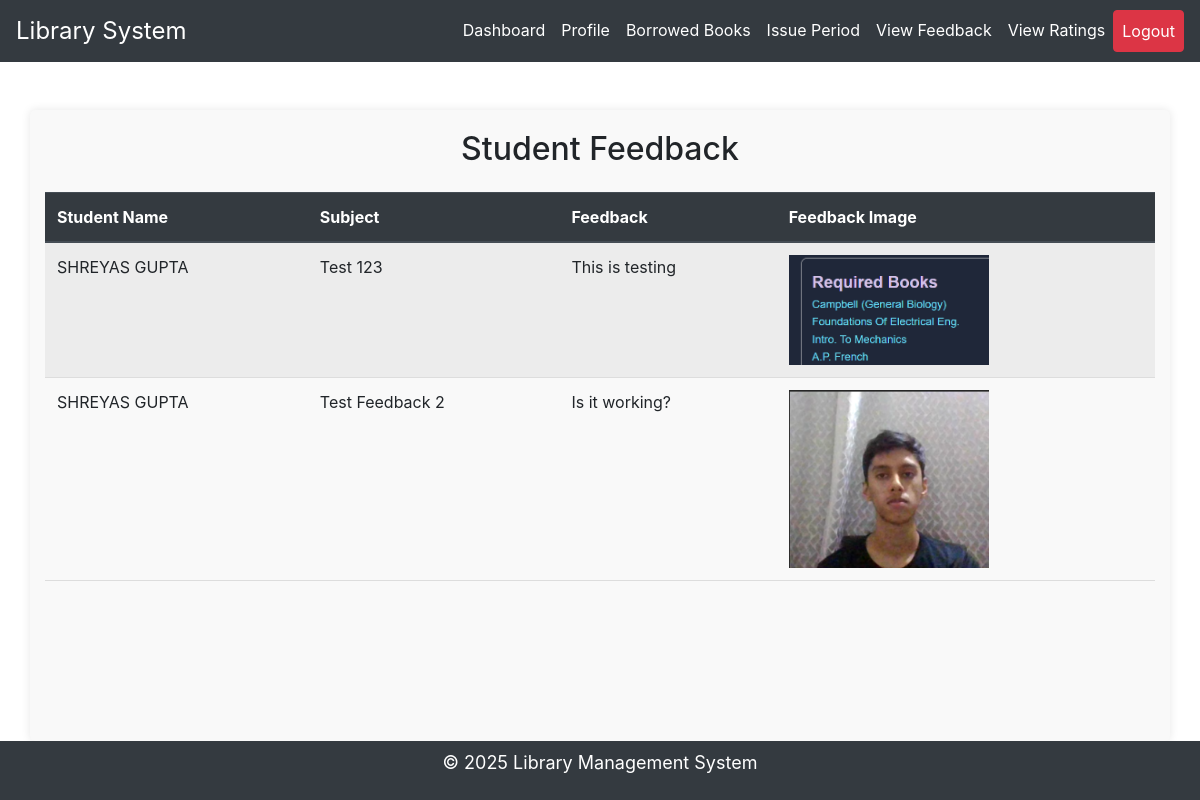
The app's page /view_feedback/ (signed in), older data.
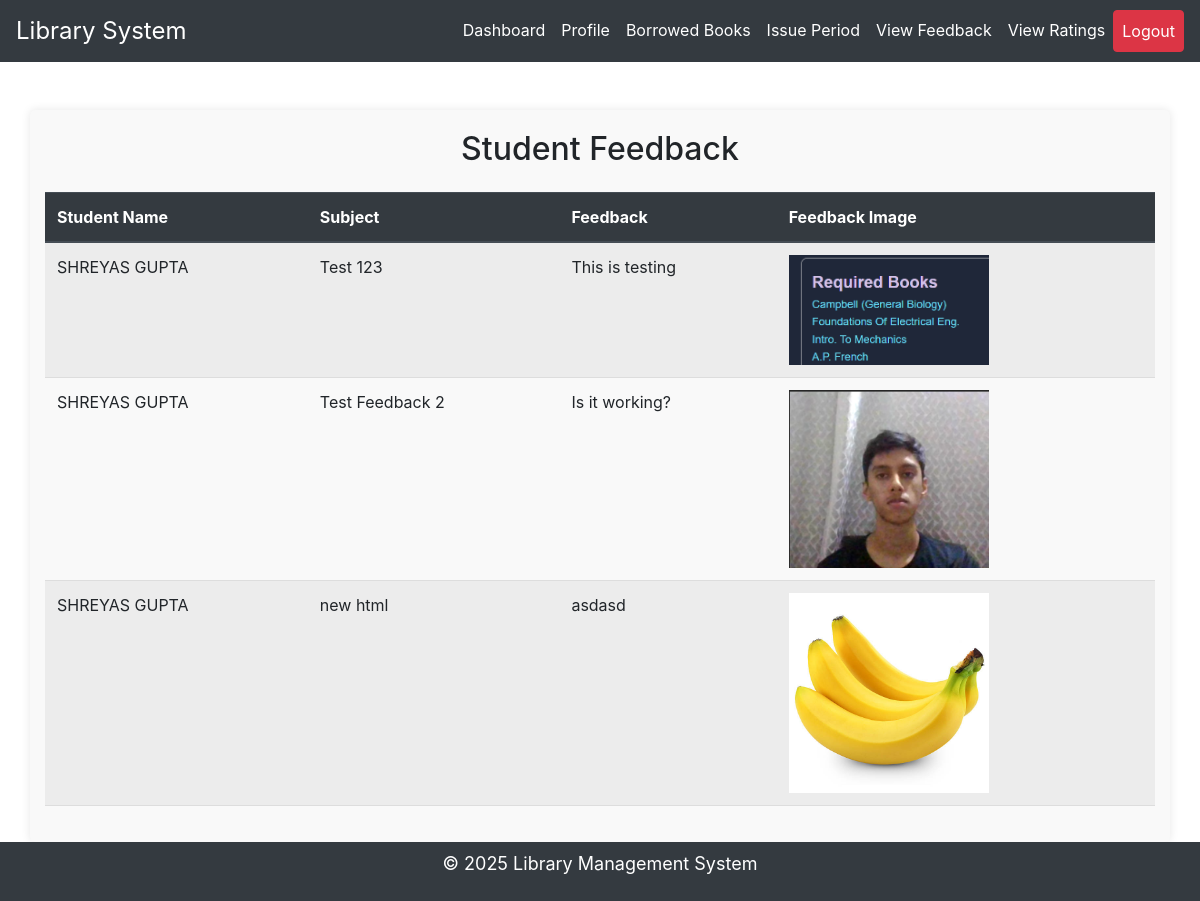
The same page, newer data.
### lib/models.py (models this page shows, shortened)
class Feedback(models.Model):
    student = models.ForeignKey(User, on_delete=models.CASCADE)
    subject = models.CharField(max_length=255)
    body = models.TextField()
    image = models.ImageField(upload_to='feedback_images/', blank=True, null=True)
    created_at = models.DateTimeField(auto_now_add=True)

### lib/views.py (the view)
# urls.py: path('view_feedback/', views.view_feedback, name='view_feedback'),
@staff_member_required
def view_feedback(request):
    feedbacks = Feedback.objects.all()
    return render(request, 'lib/view_feedback.html', {'feedbacks': feedbacks})

### lib/templates/lib/view_feedback.html (shortened to what this page needs)
{% load static %}
<!DOCTYPE html>
<html lang="en">
<head>
    <link rel="stylesheet" href="{% static 'css/styles.css' %}">
    <link href="https://stackpath.bootstrapcdn.com/bootstrap/4.5.2/css/bootstrap.min.css" rel="stylesheet">
</head>
<body class="d-flex flex-column min-vh-100">
    <nav class="navbar navbar-expand-lg navbar-dark bg-dark">
        <a class="navbar-brand" href="{% url 'lib:home' %}" style="font-size: 1.5rem;">Library System</a>
        <div class="collapse navbar-collapse" id="navbarNav">
            <ul class="navbar-nav ml-auto">
                <li class="nav-item">
                    <a class="nav-link text-white" href="{% url 'lib:librarian_dashboard' %}">Dashboard</a>
                </li>
                <li class="nav-item">
                    <a class="nav-link text-white" href="{% url 'lib:librarian_profile' %}">Profile</a>
                </li>
                <li class="nav-item">
                    <a class="nav-link text-white" href="{% url 'lib:borrowed_books' %}">Borrowed Books</a>
                </li>
                <li class="nav-item">
                    <a class="nav-link text-white" href="{% url 'lib:issue_period' %}">Issue Period</a>
                </li>
                <li class="nav-item">
                    <a class="nav-link text-white" href="{% url 'lib:view_feedback' %}">View Feedback</a>
                </li>
                <li class="nav-item">
                    <a class="nav-link text-white" href="{% url 'lib:librarian_view_ratings' %}">View Ratings</a>
                </li>
                <li class="nav-item">
                    <a class="nav-link btn btn-danger text-white" href="{% url 'lib:logout_views' %}">Logout</a>
                </li>
            </ul>
        </div>
    </nav>
    <div class="container mt-5">
        <h2 class="text-center mb-4">Student Feedback</h2>
        <div class="feedback-list">
            <table class="table table-striped">
                <thead class="thead-dark">
                    <tr>
                        <th>Student Name</th>
                        <th>Subject</th>
                        <th>Feedback</th>
                        <th>Feedback Image</th>
                    </tr>
                </thead>
                <tbody>
                    {% for feedback in feedbacks %}
                    <tr>
                        <td>{{ feedback.student.get_full_name }}</td>
                        <td>{{ feedback.subject }}</td>
                        <td>{{ feedback.body }}</td>
                        <td>
                            {% if feedback.image %}
                                <img src="{{ feedback.image.url }}" alt="Feedback Image" class="feedback-image">
                            {% else %}
                                No image available
                            {% endif %}
                        </td>
                    </tr>
                    {% empty %}
                    <tr>
                        <td colspan="4" class="text-center">No feedback available</td>
                    </tr>
                    {% endfor %}
                </tbody>
            </table>
        </div>
    </div>
    <div class="text-center mt-auto py-2" style="background-color: #343a40; color: white;">
        <p>&copy; 2025 Library Management System</p>
    </div>
</body>
</html>

Row changes from the older to the newer data that the page shows:
added Feedback: student.get_full_name "SHREYAS GUPTA", subject "new html", body "asdasd", image (picture)
